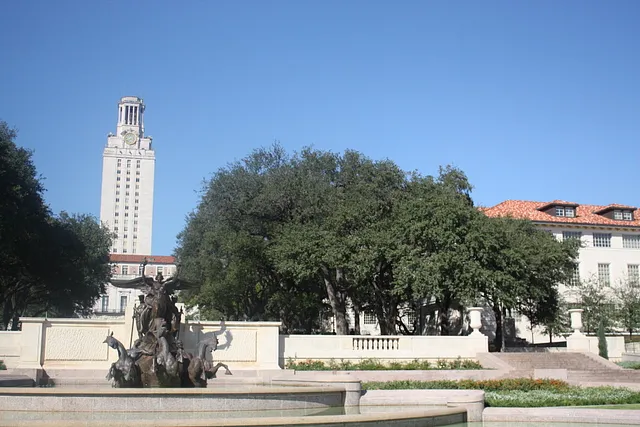
#> input picture p1.jpg, 640 x 427 px
$ python cw2.py
#> lines starting #> are read from the running program, lines starting #| are printed output that depends on the picture
import cv2
import numpy as np
import logging

def read_images(img1_path, img2_path):
    img1 = cv2.imread(img1_path)
    img2 = cv2.imread(img2_path)
    return img1, img2

def detect_and_describe(image):
    descriptor = cv2.SIFT_create()
    kps, features = descriptor.detectAndCompute(image, None)
    return (kps, features)

def match_keypoints(featuresA, featuresB, k=2, ratio=0.75):
    matches = []
    featuresA = np.array(featuresA)
    featuresB = np.array(featuresB)

    for i in range(len(featuresA)):
        distances = np.linalg.norm(featuresB - featuresA[i], axis=1)
        indices = np.argsort(distances)[:k]
        d1, d2 = distances[indices[0]], distances[indices[1]]
        if d1 < ratio * d2:
            matches.append((i, indices[0]))

    return matches

def compute_homography(kpsA, kpsB, matches):
    if len(matches) > 4:
        ptsA = np.float32([kpsA[m[0]].pt for m in matches])  # m[0] for index in featuresA
        ptsB = np.float32([kpsB[m[1]].pt for m in matches])  # m[1] for index in featuresB
        H, _ = cv2.findHomography(ptsB, ptsA, cv2.RANSAC, 5.0)
        return H

    return None

def warp_and_stitch(img1, img2, H):
    h1, w1 = img1.shape[:2]
    h2, w2 = img2.shape[:2]
    pts1 = np.float32([[0, 0], [0, h1], [w1, h1], [w1, 0]]).reshape(-1, 1, 2)
    pts2 = np.float32([[0, 0], [0, h2], [w2, h2], [w2, 0]]).reshape(-1, 1, 2)
    pts2_ = cv2.perspectiveTransform(pts2, H)
    pts = np.concatenate((pts1, pts2_), axis=0)

    [x_min, y_min] = np.int32(pts.min(axis=0).ravel() - 0.5)
    [x_max, y_max] = np.int32(pts.max(axis=0).ravel() + 0.5)

    translation_dist = [-x_min, -y_min]
    H_translation = np.array([[1, 0, translation_dist[0]], [0, 1, translation_dist[1]], [0, 0, 1]])

    output_img = cv2.warpPerspective(img2, H_translation.dot(H), (x_max - x_min, y_max - y_min))
    output_img[translation_dist[1]:translation_dist[1] + h1, translation_dist[0]:translation_dist[0] + w1] = img1

    return output_img

def remove_black_borders(image):
    gray = cv2.cvtColor(image, cv2.COLOR_BGR2GRAY)

    # Get image dimensions
    height, width = gray.shape

    # Initialize variables to store the boundaries of non-black content
    top = 0
    bottom = height - 1
    left = 0
    right = width - 1

    # Find top
    for i in range(height):
        if np.max(gray[i]) > 0:
            top = i
            break

    # Find bottom
    for i in range(height - 1, -1, -1):
        if np.max(gray[i]) > 0:
            bottom = i
            break

    # Find left
    for i in range(width):
        if np.max(gray[:, i]) > 0:
            left = i
            break

    # Find right
    for i in range(width - 1, -1, -1):
        if np.max(gray[:, i]) > 0:
            right = i
            break

    # Crop the image
    cropped = image[top:bottom+1, left:right+1]

    return cropped

def main():
    img1_path = 'p1.jpg'
    img2_path = 'p2.jpg'
    img1, img2 = read_images(img1_path, img2_path)
#> in read_images, img1 is the input picture: shape (427, 640, 3); mean B, G, R 158.4, 139.7, 121.1
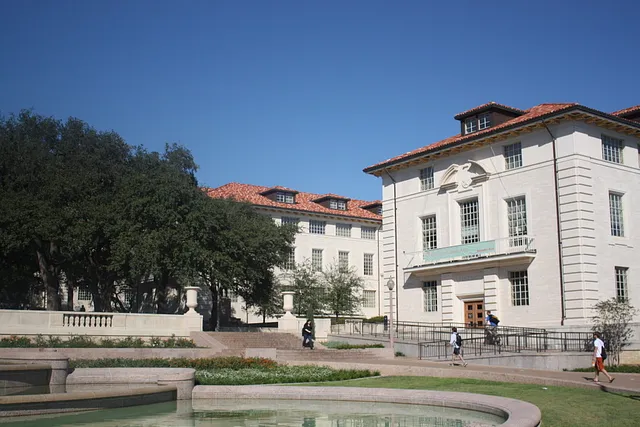
#> input picture p2.jpg, 640 x 427 px
#> in read_images, img2 is the input picture: shape (427, 640, 3); mean B, G, R 131.6, 118.5, 107.2

    kpsA, featuresA = detect_and_describe(img1)
#> in detect_and_describe, `kps, features = descriptor.detectAndCompute(image, None)`: kps = 1686 keypoints; strongest (x, y, size): (436, 312, 2.2), (402, 328, 2), (378, 340, 2), (388, 340, 2)
#> kpsA has the same summary as kps in detect_and_describe
    kpsB, featuresB = detect_and_describe(img2)
#> in detect_and_describe (call 2), `kps, features = descriptor.detectAndCompute(image, None)`: kps = 1447 keypoints; strongest (x, y, size): (275, 325, 4.3), (489, 323, 2), (494, 320, 5.5), (83, 309, 3.4)
#> kpsB has the same summary as kps in detect_and_describe
    matches = match_keypoints(featuresA, featuresB)
#> the loop in match_keypoints, `for i in range(len(featuresA)):` made 1686 passes
#> (indices, d1, d2) on passes 1 to 3: ([45, 1184], 338.2, 356.1), ([32, 22], 353.6, 360.6), ([91, 752], 347.4, 357.2)
#> after the loop in match_keypoints, `for i in range(len(featuresA)):`: matches = 333 pairs, first value 23 to 1683, second value 3 to 1279

    H = compute_homography(kpsA, kpsB, matches)
#> in compute_homography, `ptsA = np.float32([kpsA[m[0]].pt for m in matches])`: ptsA = 333 pairs, first value 19.7 to 635.1, second value 152.8 to 423.7
#> in compute_homography, `ptsB = np.float32([kpsB[m[1]].pt for m in matches])`: ptsB = 333 pairs, first value 8.47 to 564.7, second value 115.4 to 407.9
#> in compute_homography, `H, _ = cv2.findHomography(ptsB, ptsA, cv2.RANSAC, 5.0)`: H = [[0.747, 0.0322, 281.4], [-0.141, 0.904, 49.16], [-0.000356, -5.98e-05, 1]]

    if H is not None:
        stitched_img = warp_and_stitch(img1, img2, H)
#> in warp_and_stitch, `pts2_ = cv2.perspectiveTransform(pts2, H)`: pts2_ = [[281.4, 49.16], [302.9, 446.5], [1035.9, 461.8], [983.8, -53.26]]
#> in warp_and_stitch, `pts = np.concatenate((pts1, pts2_), axis=0)`: pts = [[0, 0], [0, 427], [640, 427], [640, 0], [281.4, 49.16], [302.9, 446.5], [1035.9, 461.8], [983.8, -53.26]]
#> in warp_and_stitch, `[x_min, y_min] = np.int32(pts.min(axis=0).ravel() - 0.5)`: x_min = 0; y_min = -53
#> in warp_and_stitch, `[x_max, y_max] = np.int32(pts.max(axis=0).ravel() + 0.5)`: x_max = 1036; y_max = 462
#> in warp_and_stitch, `translation_dist = [-x_min, -y_min]`: translation_dist = [0, 53]
#> in warp_and_stitch, `H_translation = np.array([[1, 0, translation_dist[0]], [0, 1, translat..`: H_translation = [[1, 0, 0], [0, 1, 53], [0, 0, 1]]
#> in warp_and_stitch, `output_img = cv2.warpPerspective(img2, H_translation.dot(H), (x_max - ..`:
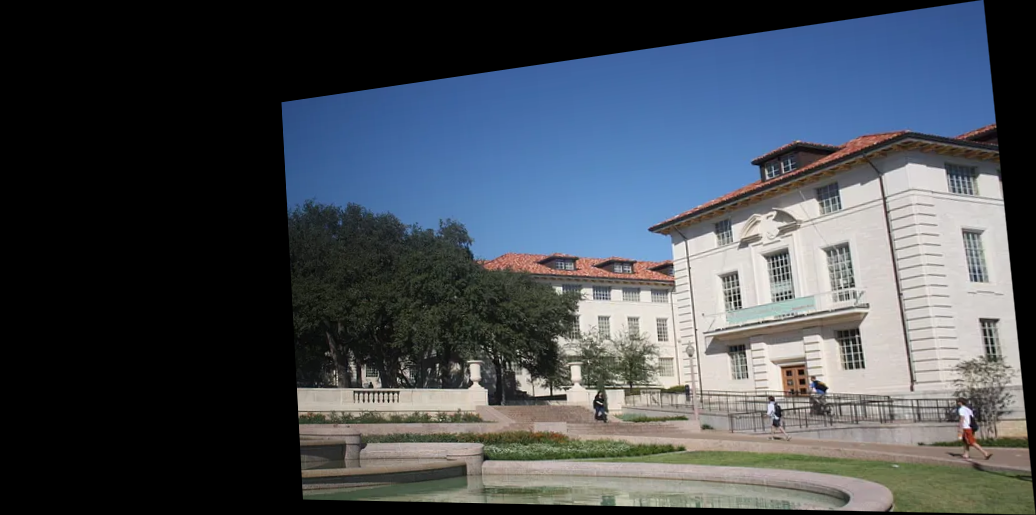
#> output_img: shape (515, 1036, 3); mean B, G, R 84, 76.5, 70.2
#> in warp_and_stitch, `output_img[translation_dist[1]:translation_dist[1] + h1, translation_d..`:
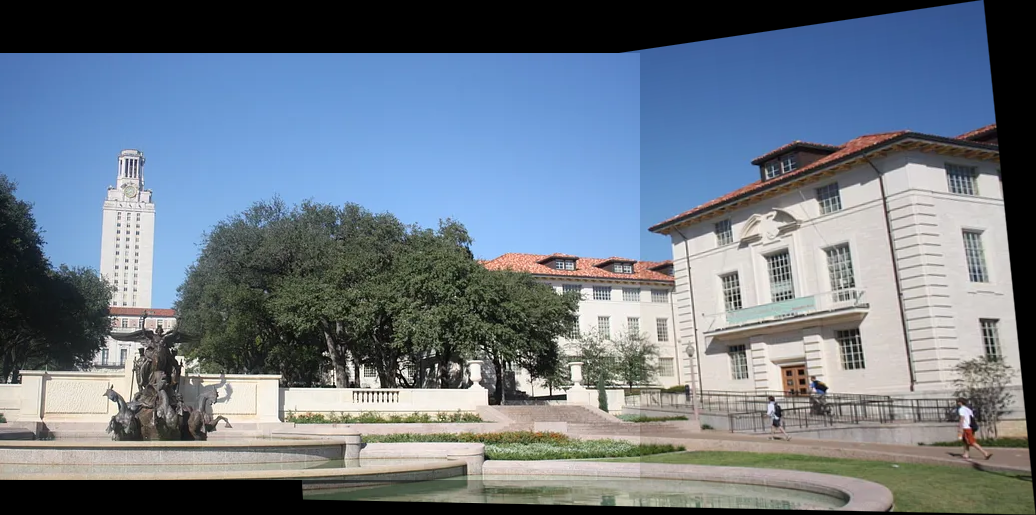
#> output_img: shape (515, 1036, 3); mean B, G, R 134.2, 121.6, 109.7
        result = remove_black_borders(stitched_img)
#> in remove_black_borders, `gray = cv2.cvtColor(image, cv2.COLOR_BGR2GRAY)`:
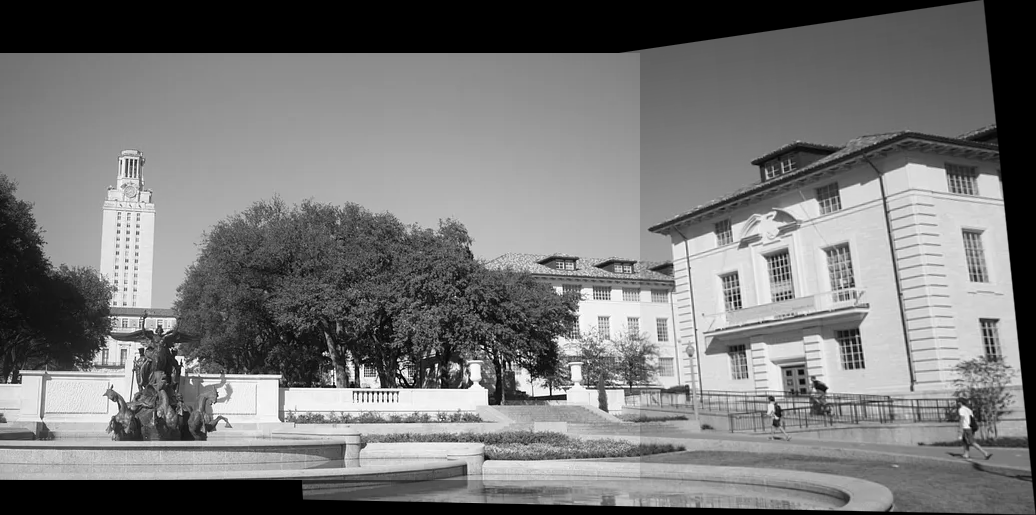
#> gray: shape (515, 1036); min 0, max 255, mean 119.5
        # stitched_img[0:img1.shape[0], 0:img1.shape[1]] = img1

        cv2.imwrite('Resulting image using p.jpg', result)
    else:
        print("Not enough matches to compute homography.")

if __name__ == '__main__':
    main()
